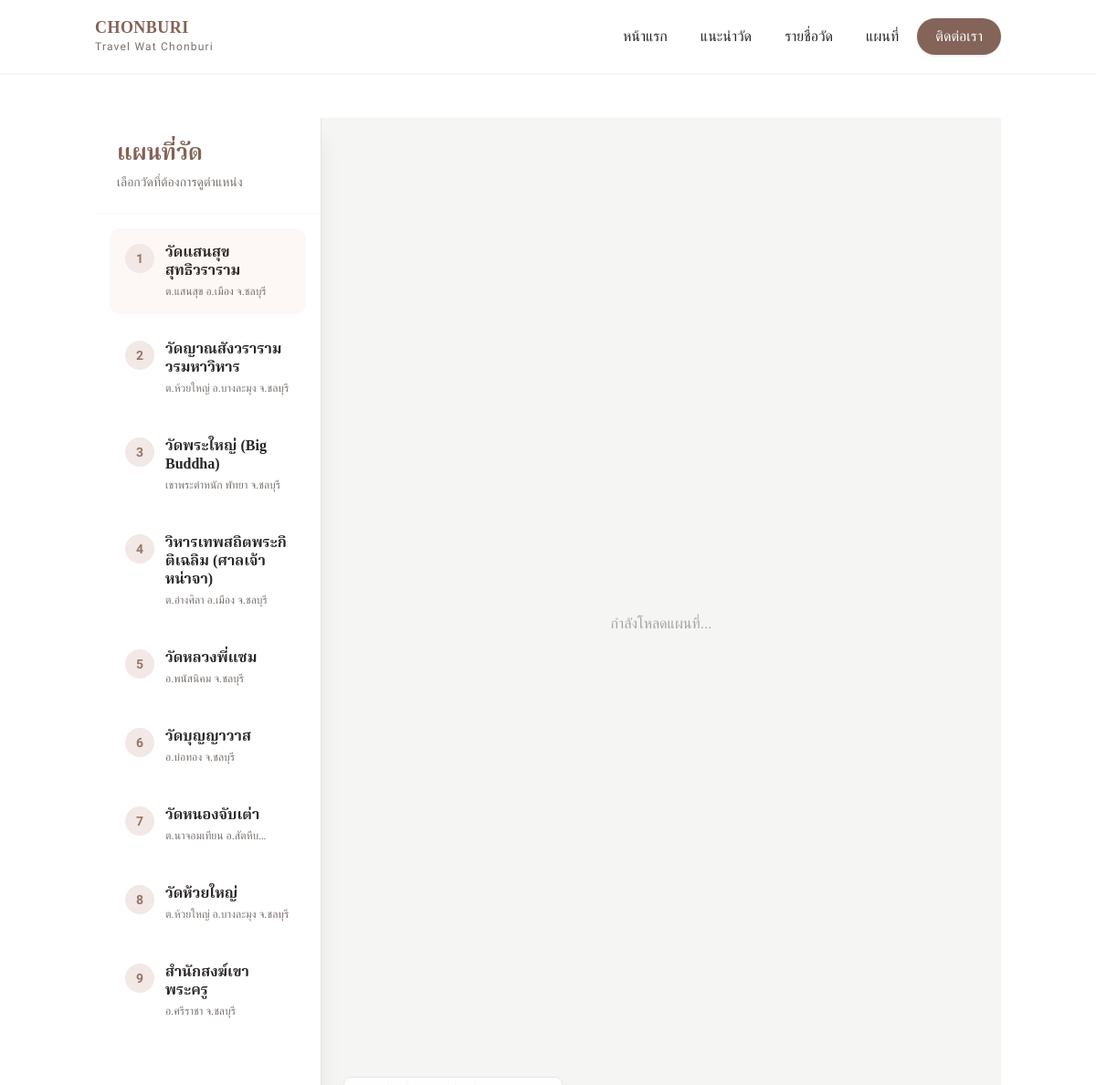
/map.php, run on the app's committed database.
### tables this page shows
CREATE TABLE `temples` (
  `id` int(11) NOT NULL,
  `name` varchar(255) NOT NULL,
  `image` varchar(255) NOT NULL,
  `address` text NOT NULL,
  `description` text NOT NULL,
  `map_link` varchar(255) NOT NULL
);

### includes/db.php (called while the page is built, shortened)
<?php
function getTemples($conn, $search = '', $limit = 1000, $offset = 0) {
    $sql = "SELECT * FROM temples";
    $sql .= " LIMIT $limit OFFSET $offset";
    $result = $conn->query($sql);
    $temples = [];
    if ($result && $result->num_rows > 0) {
        while($row = $result->fetch_assoc()) {
            $temples[] = $row;
        }
    }
    return $temples;
}
?>

### map.php (the view, shortened to what this page needs)
<?php
    include 'includes/header.php';
    include 'includes/db.php';
    $temples = getTemples($conn);
?>
<div class="flex flex-col md:flex-row h-[calc(100vh-80px)] bg-stone-50 overflow-hidden">
    <aside class="w-full md:w-1/3 lg:w-1/4 bg-white border-r border-stone-200 flex flex-col z-20 shadow-xl">
        <div class="p-6 border-b border-stone-100 bg-white">
            <h1 class="text-2xl font-bold text-brown-800 font-serif">แผนที่วัด</h1>
            <p class="text-stone-500 text-sm mt-1">เลือกวัดที่ต้องการดูตำแหน่ง</p>
        </div>
        <div class="flex-1 overflow-y-auto overflow-x-hidden p-4 space-y-3 custom-scrollbar">
            <?php foreach ($temples as $index => $temple): ?>
                <button
                    onclick="changeMap('<?php echo $temple['name']; ?>', this)"
                    class="temple-item w-full text-left p-4 rounded-xl transition duration-200 border border-transparent hover:bg-stone-50 hover:border-stone-200 group <?php echo $index === 0 ? 'bg-brown-50 border-brown-200 active-temple' : 'bg-white'; ?>"
                    data-name="<?php echo $temple['name']; ?>"
                >
                    <div class="flex items-start gap-3">
                        <div class="bg-brown-100 text-brown-700 w-8 h-8 rounded-full flex items-center justify-center shrink-0 font-bold text-sm group-hover:bg-brown-600 group-hover:text-white transition">
                            <?php echo $index + 1; ?>
                        </div>
                        <div>
                            <h3 class="font-bold text-stone-800 group-hover:text-brown-700 transition font-serif leading-tight">
                                <?php echo $temple['name']; ?>
                            </h3>
                            <p class="text-xs text-stone-500 mt-1 line-clamp-1 font-light">
                                <?php echo $temple['address']; ?>
                            </p>
                        </div>
                    </div>
                </button>
            <?php endforeach; ?>
        </div>
    </aside>
    <main class="flex-1 relative bg-stone-100 h-[50vh] md:h-auto">
        <div class="absolute inset-0 flex items-center justify-center text-stone-400 z-0">
            <span class="animate-pulse">กำลังโหลดแผนที่...</span>
        </div>
        <?php
            $first_temple_name = !empty($temples) ? $temples[0]['name'] : 'Chonburi';
        ?>
        <iframe
            id="main-map"
            class="w-full h-full relative z-10"
            frameborder="0"
            style="border:0"
            allowfullscreen=""
            loading="lazy"
            src="https://maps.google.com/maps?q=<?php echo urlencode($first_temple_name . ' ชลบุรี'); ?>&t=&z=15&ie=UTF8&iwloc=&output=embed">
        </iframe>
        <div class="absolute bottom-6 left-6 z-20 bg-white/90 backdrop-blur px-4 py-2 rounded-lg shadow-lg text-xs text-stone-500 border border-stone-200 hidden md:block">
        </div>
    </main>
</div>
</body>
</html>

### assets/css/custom.css (style rules this page uses)
h1, h2, h3, h4, h5, h6, .serif { font-family: 'Noto Serif Thai', serif; }
body { font-family: 'Sarabun', sans-serif; }

### data on the page
temples: name "วัดแสนสุขสุทธิวราราม", address "ต.แสนสุข อ.เมือง จ.ชลบุรี"
temples: name "วัดญาณสังวราราม วรมหาวิหาร", address "ต.ห้วยใหญ่ อ.บางละมุง จ.ชลบุรี"
temples: name "วัดพระใหญ่ (Big Buddha)", address "เขาพระตำหนัก พัทยา จ.ชลบุรี"
temples: name "วิหารเทพสถิตพระกิติเฉลิม (ศาลเจ้าหน่าจา)", address "ต.อ่างศิลา อ.เมือง จ.ชลบุรี"
temples: name "วัดหลวงพี่แซม", address "อ.พนัสนิคม จ.ชลบุรี"
temples: name "วัดบุญญาวาส", address "อ.บ่อทอง จ.ชลบุรี"
temples: name "วัดหนองจับเต่า", address "ต.นาจอมเทียน…"
temples: name "วัดห้วยใหญ่", address "ต.ห้วยใหญ่ อ.บางละมุง จ.ชลบุรี"
temples: name "สำนักสงฆ์เขาพระครู", address "อ.ศรีราชา จ.ชลบุรี"
